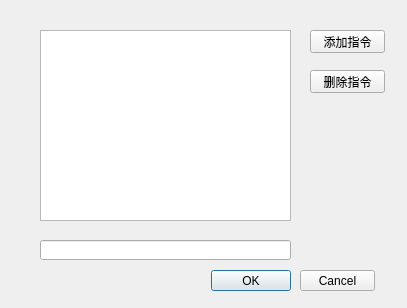
<?xml version="1.0" encoding="UTF-8"?>
<ui version="4.0">
 <class>InstructDialog</class>
 <widget class="QDialog" name="InstructDialog">
  <property name="geometry">
   <rect>
    <x>0</x>
    <y>0</y>
    <width>407</width>
    <height>308</height>
   </rect>
  </property>
  <property name="sizePolicy">
   <sizepolicy hsizetype="Fixed" vsizetype="Fixed">
    <horstretch>0</horstretch>
    <verstretch>0</verstretch>
   </sizepolicy>
  </property>
  <property name="minimumSize">
   <size>
    <width>407</width>
    <height>308</height>
   </size>
  </property>
  <property name="maximumSize">
   <size>
    <width>407</width>
    <height>308</height>
   </size>
  </property>
  <property name="windowTitle">
   <string>修改指令</string>
  </property>
  <property name="whatsThis">
   <string/>
  </property>
  <widget class="QDialogButtonBox" name="buttonBox">
   <property name="geometry">
    <rect>
     <x>-50</x>
     <y>270</y>
     <width>341</width>
     <height>21</height>
    </rect>
   </property>
   <property name="orientation">
    <enum>Qt::Horizontal</enum>
   </property>
   <property name="standardButtons">
    <set>QDialogButtonBox::Ok</set>
   </property>
  </widget>
  <widget class="QListWidget" name="listWidget">
   <property name="geometry">
    <rect>
     <x>40</x>
     <y>30</y>
     <width>251</width>
     <height>191</height>
    </rect>
   </property>
   <property name="focusPolicy">
    <enum>Qt::ClickFocus</enum>
   </property>
  </widget>
  <widget class="QPushButton" name="addinstruction">
   <property name="geometry">
    <rect>
     <x>310</x>
     <y>30</y>
     <width>75</width>
     <height>23</height>
    </rect>
   </property>
   <property name="focusPolicy">
    <enum>Qt::ClickFocus</enum>
   </property>
   <property name="text">
    <string>添加指令</string>
   </property>
  </widget>
  <widget class="QPushButton" name="deleteinstruction">
   <property name="geometry">
    <rect>
     <x>310</x>
     <y>70</y>
     <width>75</width>
     <height>23</height>
    </rect>
   </property>
   <property name="focusPolicy">
    <enum>Qt::ClickFocus</enum>
   </property>
   <property name="text">
    <string>删除指令</string>
   </property>
  </widget>
  <widget class="QLineEdit" name="lineEdit">
   <property name="geometry">
    <rect>
     <x>40</x>
     <y>240</y>
     <width>251</width>
     <height>20</height>
    </rect>
   </property>
   <property name="focusPolicy">
    <enum>Qt::ClickFocus</enum>
   </property>
  </widget>
  <widget class="QPushButton" name="cancelbutton">
   <property name="geometry">
    <rect>
     <x>300</x>
     <y>270</y>
     <width>75</width>
     <height>21</height>
    </rect>
   </property>
   <property name="text">
    <string>Cancel</string>
   </property>
  </widget>
 </widget>
 <resources/>
 <connections>
  <connection>
   <sender>buttonBox</sender>
   <signal>rejected()</signal>
   <receiver>InstructDialog</receiver>
   <slot>reject()</slot>
   <hints>
    <hint type="sourcelabel">
     <x>316</x>
     <y>260</y>
    </hint>
    <hint type="destinationlabel">
     <x>286</x>
     <y>274</y>
    </hint>
   </hints>
  </connection>
  <connection>
   <sender>buttonBox</sender>
   <signal>accepted()</signal>
   <receiver>InstructDialog</receiver>
   <slot>accept()</slot>
   <hints>
    <hint type="sourcelabel">
     <x>248</x>
     <y>254</y>
    </hint>
    <hint type="destinationlabel">
     <x>157</x>
     <y>274</y>
    </hint>
   </hints>
  </connection>
 </connections>
</ui>
